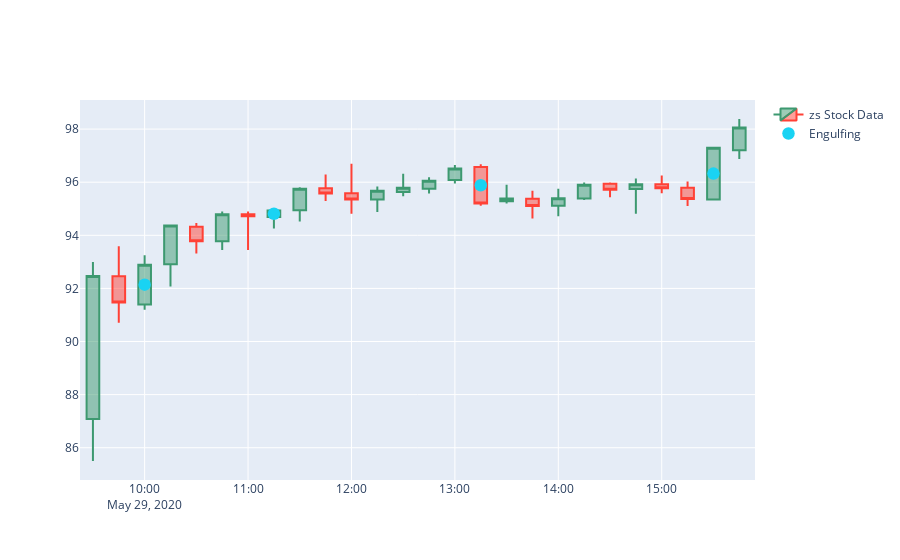

The code cell stored with this chart in its notebook:
### Code cell
# importing necessary libraries
import talib
import yfinance as yf
import plotly.graph_objects as go
import numpy as np
# Acquire the stock to analyze from user input
ticker = str(input('Enter ticker here:'))
stock = yf.Ticker(ticker)
# Get the stock's historical data
df = stock.history(period='1d', interval='15m')
# Get the 'middle' column in the dataframe, to be able to display candlestick indicators
# in the middle of the candlestick to look fancy and not trigger OCD
df['Middle'] = (df['Close'] + df['Open'])/2
# fetch every indicator, replace 0 values (when indicator = False) to NaN, then drop NaN values
crows = talib.CDL3BLACKCROWS(df.Open, df.High, df.Low, df.Close)
crows.replace(0, np.nan, inplace=True)
crows.dropna(inplace=True)
knights = talib.CDL3WHITESOLDIERS(df.Open, df.High, df.Low, df.Close)
knights.replace(0, np.nan, inplace=True)
knights.dropna(inplace=True)
mstars = talib.CDLMORNINGSTAR(df.Open, df.High, df.Low, df.Close)
mstars.replace(0, np.nan, inplace=True)
mstars.dropna(inplace=True)
estars = talib.CDLEVENINGSTAR(open=df.Open, high = df.High, low=df.Low, close=df.Close)
estars.replace(0, np.nan, inplace=True)
estars.dropna(inplace=True)
engulf = talib.CDLENGULFING(df.Open, df.High, df.Low, df.Close)
engulf.replace(0, np.nan, inplace=True)
engulf.dropna(inplace=True)
# Assign the text on hover for bearish and bullish patterns
engulf[engulf == 100] = 'Bullish Engulfing'
engulf[engulf == -100] = 'Bearish Engulfing'
mstars[mstars == 100] = 'Morningstar'
estars[estars == -100] = 'Eveningstar'
knights[knights == 100] = 'Three White Knights'
crows[crows == -100] = 'Three White Crows'
# Make the seperate charts that, overlaid, convey both the candlestick for the stock as well as the indicators
candle_trace = go.Candlestick(x=df.index, open=df.Open, high=df.High, low=df.Low, close=df.Close, name=str(ticker)+' Stock Data')
crow_trace = go.Scatter(x=crows.index, y=df['Middle'][crows.index], mode='markers', marker={'size':12.5}, text=crows, name='Crows')
knight_trace = go.Scatter(x=knights.index, y=df['Middle'][knights.index], mode='markers', marker={'size':12.5}, text=knights, name='Three White Knights')
mstars_trace = go.Scatter(x=mstars.index, y=df['Middle'][mstars.index], mode='markers', marker={'size':12.5}, text=mstars, name='Morningstar')
estars_trace = go.Scatter(x=estars.index, y=df['Middle'][estars.index], mode='markers', marker={'size':12.5}, text=estars, name='Eveningstar')
engulf_trace = go.Scatter(x=engulf.index, y=df['Middle'][engulf.index], mode='markers', marker={'size':12.5}, text=engulf, name='Engulfing')
# Here we actually create the figure and display it (figure means graph here)
fig = go.Figure(data=[candle_trace, crow_trace, knight_trace, mstars_trace, estars_trace, engulf_trace])
fig.update_layout(xaxis_rangeslider_visible=False)
fig.show()

### Figure 1 — Plotly figure (JSON) as saved in the notebook; plotly's stock layout.template omitted (floating-point values rounded to 4 significant figures)
{"data": [{"close": [92.47, 91.47, 92.89, 94.37, 93.78, 94.79, 94.72, 94.93, 95.75, 95.57, 95.35, 95.68, 95.79, 96.05, 96.52, 95.2, 95.39, 95.1, 95.4, 95.9, 95.72, 95.92, 95.77, 95.37, 97.3, 98.06], "high": [92.99, 93.59, 93.25, 94.39, 94.46, 94.9, 94.9, 95, 95.81, 96.29, 96.69, 95.84, 96.32, 96.19, 96.65, 96.68, 95.9, 95.68, 95.75, 95.99, 95.99, 96.14, 96.25, 96.03, 97.33, 98.38], "low": [85.5, 90.71, 91.2, 92.07, 93.31, 93.45, 93.45, 94.26, 94.52, 95.29, 94.81, 94.88, 95.47, 95.57, 95.95, 95.11, 95.2, 94.63, 94.72, 95.33, 95.43, 94.81, 95.58, 95.1, 95.35, 96.87], "name": "zs Stock Data", "open": [87.08, 92.46, 91.39, 92.91, 94.32, 93.78, 94.79, 94.69, 94.94, 95.77, 95.58, 95.35, 95.63, 95.75, 96.08, 96.57, 95.28, 95.38, 95.11, 95.39, 95.94, 95.74, 95.92, 95.79, 95.35, 97.2], "type": "candlestick", "x": ["2020-05-29T09:30:00-04:00", "2020-05-29T09:45:00-04:00", "2020-05-29T10:00:00-04:00", "2020-05-29T10:15:00-04:00", "2020-05-29T10:30:00-04:00", "2020-05-29T10:45:00-04:00", "2020-05-29T11:00:00-04:00", "2020-05-29T11:15:00-04:00", "2020-05-29T11:30:00-04:00", "2020-05-29T11:45:00-04:00", "2020-05-29T12:00:00-04:00", "2020-05-29T12:15:00-04:00", "2020-05-29T12:30:00-04:00", "2020-05-29T12:45:00-04:00", "2020-05-29T13:00:00-04:00", "2020-05-29T13:15:00-04:00", "2020-05-29T13:30:00-04:00", "2020-05-29T13:45:00-04:00", "2020-05-29T14:00:00-04:00", "2020-05-29T14:15:00-04:00", "2020-05-29T14:30:00-04:00", "2020-05-29T14:45:00-04:00", "2020-05-29T15:00:00-04:00", "2020-05-29T15:15:00-04:00", "2020-05-29T15:30:00-04:00", "2020-05-29T15:45:00-04:00"]}, {"marker": {"size": 12.5}, "mode": "markers", "name": "Crows", "text": [], "type": "scatter", "x": [], "y": []}, {"marker": {"size": 12.5}, "mode": "markers", "name": "Three White Knights", "text": [], "type": "scatter", "x": [], "y": []}, {"marker": {"size": 12.5}, "mode": "markers", "name": "Morningstar", "text": [], "type": "scatter", "x": [], "y": []}, {"marker": {"size": 12.5}, "mode": "markers", "name": "Eveningstar", "text": [], "type": "scatter", "x": [], "y": []}, {"marker": {"size": 12.5}, "mode": "markers", "name": "Engulfing", "text": ["Bullish Engulfing", "Bullish Engulfing", "Bearish Engulfing", "Bullish Engulfing"], "type": "scatter", "x": ["2020-05-29T10:00:00-04:00", "2020-05-29T11:15:00-04:00", "2020-05-29T13:15:00-04:00", "2020-05-29T15:30:00-04:00"], "y": [92.14, 94.81, 95.88, 96.32]}], "layout": {"autosize": true, "xaxis": {"autorange": true, "range": ["2020-05-29 09:22:30", "2020-05-29 15:52:30"], "rangeslider": {"visible": false, "yaxis": {}}, "type": "date"}, "yaxis": {"autorange": true, "range": [84.78, 99.1], "type": "linear"}}}
